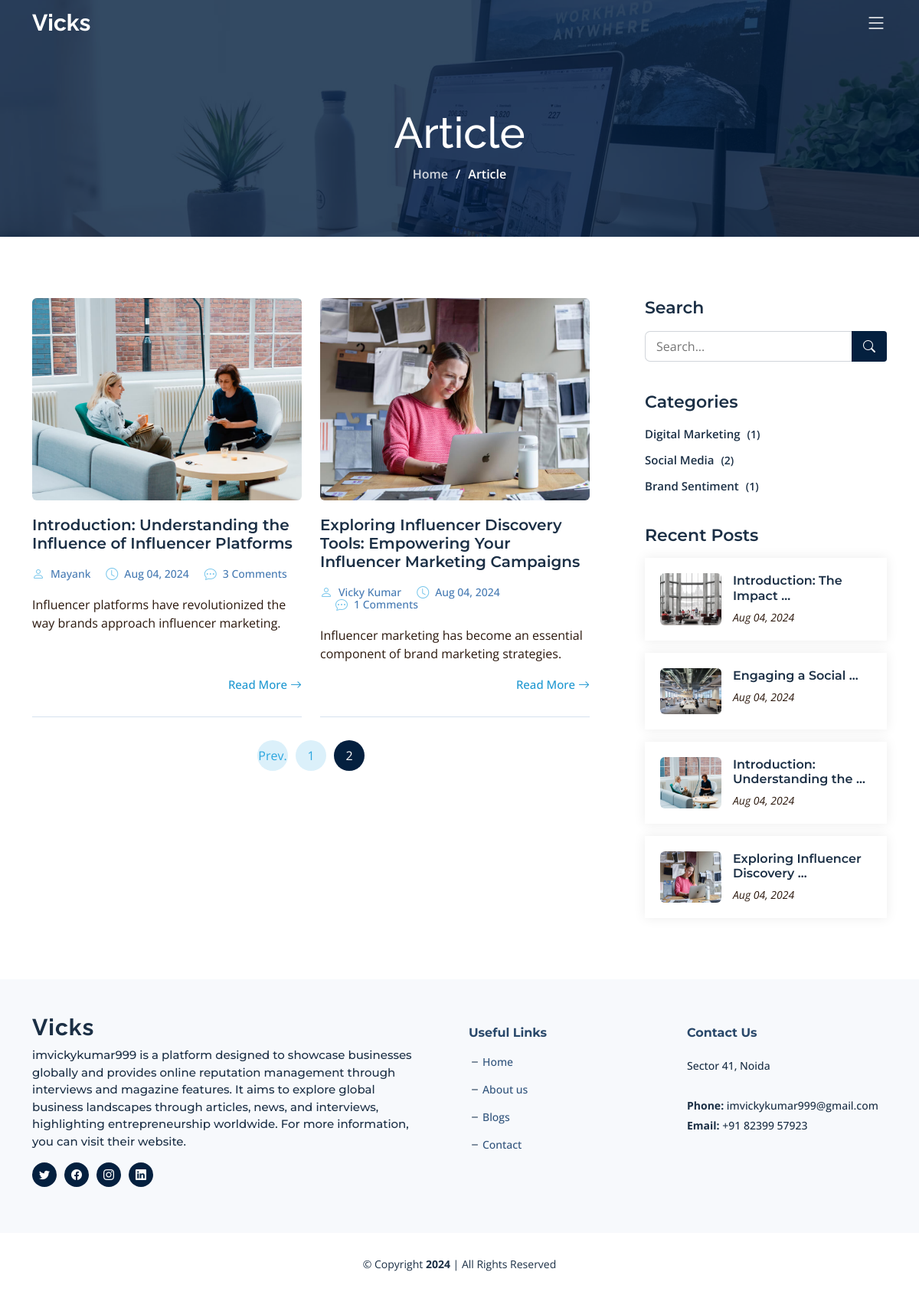
Page /blogs/?q=&page=2 on the committed database.
### blog/models.py (models this page shows, shortened)
class Article(models.Model):
    meta_title = models.CharField(max_length=255)
    meta_description = models.TextField()
    meta_keywords = models.TextField()
    article_slug = models.SlugField(unique=True, max_length=255)
    author_name = models.CharField(max_length=255)
    article_title_h1 = models.CharField(max_length=255)
    category_name = models.ForeignKey('BlogCategory', on_delete=models.CASCADE)
    article_short_description = models.CharField(max_length=200)
    article_date = models.DateTimeField(default=timezone.now, blank=True, null=True)
    thoughts = models.TextField()
    description = RichTextField()
    image = models.ImageField(upload_to='article_images/')

class BlogCategory(models.Model):
    category_name = models.CharField(max_length=255)
    def article_count(self):
        return self.article_set.count()

class Footer(models.Model):
    call = models.CharField(max_length=255, default="")
    base_content = models.TextField(default="")
    location = models.CharField(max_length=255, default="")
    email = models.EmailField(max_length=255, default="")
    twitter_url = models.URLField(max_length=255, default="")
    facebook_url = models.URLField(max_length=255, default="")
    instagram_url = models.URLField(max_length=255, default="")
    linkedin_url = models.URLField(max_length=255, default="")

### blog/views.py (the view)
# urls.py: path('blogs/', blog_views.blogs, name='blogs'),
def blogs(request):
    categories = BlogCategory.objects.all()
    recent_posts = Article.objects.all().order_by('-article_date')[:10]
    category_slug = request.GET.get('category')
    query = request.GET.get('q', '')
    articles = Article.objects.all().order_by('-article_date')
    footer = Footer.objects.first()
    if category_slug:
        category = get_object_or_404(BlogCategory, slug=category_slug)
        articles = articles.filter(category_name=category)
    if query:
        articles = articles.filter(article_title_h1__icontains=query)
    page = request.GET.get('page', 1)
    paginator = Paginator(articles, 2)
    try:
        articles = paginator.page(page)
    except PageNotAnInteger:
        articles = paginator.page(1)
    except EmptyPage:
        articles = paginator.page(paginator.num_pages)
    try:
        seo_meta = SEOmeta.objects.get(page_name='blog')
    except SEOmeta.DoesNotExist:
        seo_meta = None
    active_blogs = 'active'
    return render(request, 'blog.html', {
        'categories': categories,
        'recent_posts': recent_posts,
        'articles': articles,
        'seo_meta': seo_meta,
        'footer': footer,
        'active_blogs': active_blogs,
        'query': query,
    })

### blog/templates/blog.html (shortened to what this page needs)
{% extends "base.html" %}
{% load static %}
{% block content %}
<div class="breadcrumbs d-flex align-items-center" style="background-image: url('{% static 'assets/img/blog-header.jpg' %}');">
  <div class="container position-relative d-flex flex-column align-items-center">
    <h2>Article</h2>
    <ol>
      <li><a href="/">Home</a></li>
      <li>Article</li>
    </ol>
  </div>
</div>
<section id="blog" class="blog">
  <div class="container" data-aos="fade-up">
    <div class="row g-5">
      <div class="col-lg-8" data-aos="fade-up" data-aos-delay="200">
        <div class="row gy-5 posts-list">
          {% for article in articles %}
          <div class="col-lg-6">
            <article class="d-flex flex-column">
              <div class="post-img">
                <img src="{{ article.image.url }}" alt="{{ article.article_title_h1 }}" class="img-fluid rounded">
              </div>
              <h2 class="title">
                <a href="{% url 'article_detail' article.article_slug %}">{{ article.article_title_h1 }}</a>
              </h2>
              <div class="meta-top">
                <ul>
                  <li class="d-flex align-items-center"><i class="bi bi-person"></i> <a href="{% url 'article_detail' article.article_slug %}">{{ article.author_name }}</a></li>
                  <li class="d-flex align-items-center"><i class="bi bi-clock"></i> <a href="{% url 'article_detail' article.article_slug %}"><time datetime="{{ article.article_date }}">{{ article.article_date|date:"M d, Y" }}</time></a></li>
                  <li class="d-flex align-items-center"><i class="bi bi-chat-dots"></i> <a href="{% url 'article_detail' article.article_slug %}">{{ article.comments.count }} Comments</a></li>
                </ul>
              </div>
              <div class="content">
                <p>
                  {{ article.article_short_description }}
                </p>
              </div>
              <div class="read-more mt-auto align-self-end">
                <a href="{% url 'article_detail' article.article_slug %}">Read More <i class="bi bi-arrow-right"></i></a>
              </div>
            </article>
          </div>
          {% endfor %}
        </div>
        <div class="blog-pagination">
          <ul class="justify-content-center">
            {% if articles.has_previous %}
              <li><a href="?q={{ query }}&page={{ articles.previous_page_number }}">Prev.</a></li>
            {% endif %}
            {% for num in articles.paginator.page_range %}
              {% if articles.number == num %}
                <li class="active"><a href="#">{{ num }}</a></li>
              {% elif num > articles.number|add:'-3' and num < articles.number|add:'3' %}
                <li><a href="?q={{ query }}&page={{ num }}">{{ num }}</a></li>
              {% endif %}
            {% endfor %}
          </ul>
        </div>
      </div>
      <div class="col-lg-4" data-aos="fade-up" data-aos-delay="400">
        <div class="sidebar ps-lg-4">
          <div class="sidebar-item search-form">
            <h3 class="sidebar-title">Search</h3>
            <form action="" class="mt-3" method="GET">
              <input type="text" name="q" value="{{ query }}" placeholder="Search...">
              <button type="submit"><i class="bi bi-search"></i></button>
            </form>
          </div>
          <div class="sidebar-item categories">
              <h3 class="sidebar-title">Categories</h3>
              <ul class="mt-3">
                  {% for category in categories %}
                      {% if category.article_count %}
                        <li><a href="/category/{{ category.category_name }}/">{{ category.category_name }} <span>({{ category.article_count }})</span></a></li>
                      {% endif %}
                  {% endfor %}
              </ul>
          </div>
          <div class="sidebar-item recent-posts">
            <h3 class="sidebar-title">Recent Posts</h3>
            <div class="mt-3">
              {% for recent_article in recent_posts %}
              <div class="post-item mt-3">
                <img src="{{ recent_article.image.url }}" alt="{{ recent_article.article_title_h1 }}" class="flex-shrink-0">
                <div>
                  <h4><a href="{% url 'article_detail' recent_article.article_slug %}">{{ recent_article.article_title_h1|truncatewords:3 }}</a></h4>
                  <time datetime="{{ recent_article.article_date }}">{{ recent_article.article_date|date:"M d, Y" }}</time></a></time>
                </div>
              </div>
              {% endfor %}
            </div>
          </div>
        </div>
      </div>
    </div>
  </div>
</section>
{% endblock %}

### blog/templates/base.html (shortened to what this page needs)
{% load static %}
<!DOCTYPE html>
<html lang="en">
<head>
  <link href="{% static 'assets/vendor/bootstrap/css/bootstrap.min.css' %}" rel="stylesheet">
  <link href="{% static 'assets/vendor/bootstrap-icons/bootstrap-icons.css' %}" rel="stylesheet">
  <link href="{% static 'assets/vendor/aos/aos.css' %}" rel="stylesheet">
  <link href="{% static 'assets/vendor/glightbox/css/glightbox.min.css' %}" rel="stylesheet">
  <link href="{% static 'assets/vendor/swiper/swiper-bundle.min.css' %}" rel="stylesheet">
  <link href="{% static 'assets/vendor/remixicon/remixicon.css' %}" rel="stylesheet">
  <link href="{% static 'assets/css/main.css' %}" rel="stylesheet">
</head>
<body>
  <header id="header" class="header d-flex align-items-center fixed-top">
    <div class="container-fluid container-xl d-flex align-items-center justify-content-between">
      <a href="/" class="logo d-flex align-items-center">
        <h1 class="d-flex align-items-center">Vicks</h1>
      </a>
      <i class="mobile-nav-toggle mobile-nav-show bi bi-list"></i>
    </div>
  </header>
  <main id="main">
    {% block content %}{% endblock %}
  </main>
  <footer id="footer" class="footer">
    <div class="footer-content">
      <div class="container">
        <div class="row gy-4">
          <div class="col-lg-6 col-md-12 footer-info pe-5">
            <a href="/" class="logo d-flex align-items-center">
              <span>Vicks</span>
            </a>
            <p>{{footer.base_content}}</p>
            <div class="social-links d-flex mt-3">
              <a href="{{ footer.twitter_url }}" class="twitter" target="_blank"><i class="bi bi-twitter"></i></a>
              <a href="{{ footer.facebook_url }}" class="facebook" target="_blank"><i class="bi bi-facebook"></i></a>
              <a href="{{ footer.instagram_url }}" class="instagram" target="_blank"><i class="bi bi-instagram"></i></a>
              <a href="{{ footer.linkedin_url }}" class="linkedin" target="_blank"><i class="bi bi-linkedin"></i></a>
            </div>
          </div>
          <div class="col-lg-3 col-6 footer-links">
            <h4>Useful Links</h4>
            <ul>
              <li><i class="bi bi-dash"></i> <a href="/">Home</a></li>
              <li><i class="bi bi-dash"></i> <a href="/about/">About us</a></li>
              <li><i class="bi bi-dash"></i> <a href="/blogs/">Blogs</a></li>
              <li><i class="bi bi-dash"></i> <a href="/contact/">Contact</a></li>
            </ul>
          </div>
          <div class="col-lg-3 col-md-12 footer-contact text-center text-md-start">
            <h4>Contact Us</h4>
            <p> {{footer.location}} <br><br>
              <strong>Phone:</strong> {{footer.email}} <br>
              <strong>Email:</strong> {{footer.call}} <br>
            </p>
          </div>
        </div>
      </div>
    </div>
    <div class="footer-legal">
      <div class="container">
        <div class="copyright">
          &copy; Copyright <strong><span id="current-year"></span></strong> | All Rights Reserved
        </div>
      </div>
    </div>
  </footer>
</body>
</html>

### rows in the picture
Article: image (picture), article_title_h1 "Introduction: Understanding the Influence of Influencer Platforms", author_name "Mayank", article_date "Aug 04, 2024", comments.count "3", article_short_description "Influencer platforms have revolutionized the way brands approach influencer marketing.", article_title_h1 "Introduction: Understanding the …"
Article: image (picture), article_title_h1 "Exploring Influencer Discovery Tools: Empowering Your Influencer Marketing Campaigns", author_name "Vicky Kumar", article_date "Aug 04, 2024", comments.count "1", article_short_description "Influencer marketing has become an essential component of brand marketing strategies.", article_title_h1 "Exploring Influencer Discovery …"
BlogCategory: category_name "Digital Marketing", article_count "1"
BlogCategory: category_name "Social Media", article_count "2"
BlogCategory: category_name "Brand Sentiment", article_count "1"
Article: image (picture), article_title_h1 "Introduction: The Impact …", article_date "Aug 04, 2024"
Article: image (picture), article_title_h1 "Engaging a Social …", article_date "Aug 04, 2024"
Footer: base_content "imvickykumar999 is a platform designed to showcase businesses globally and provides online reputation management through interviews and magazine features. It aims to explore global business landscapes through articles, news, and interviews, highlighting entrepreneurship worldwide. For more information, you can visit their website.", location "Sector 41, Noida", email "imvickykumar999@gmail.com", call "+91 82399 57923"

### other values in the picture
{{ num }} "1"
{{ num }} "2"
